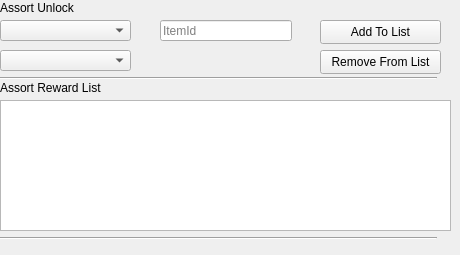
               <widget class="QWidget" name="tab_13">
                <attribute name="title">
                 <string>Success 2</string>
                </attribute>
                <widget class="QLineEdit" name="AssortTraderItemId">
                 <property name="geometry">
                  <rect>
                   <x>160</x>
                   <y>20</y>
                   <width>132</width>
                   <height>21</height>
                  </rect>
                 </property>
                 <property name="text">
                  <string/>
                 </property>
                 <property name="maxLength">
                  <number>24</number>
                 </property>
                 <property name="placeholderText">
                  <string>ItemId</string>
                 </property>
                 <property name="clearButtonEnabled">
                  <bool>true</bool>
                 </property>
                </widget>
                <widget class="QPushButton" name="AssortTraderUnlockRemoveFromList">
                 <property name="geometry">
                  <rect>
                   <x>320</x>
                   <y>50</y>
                   <width>121</width>
                   <height>24</height>
                  </rect>
                 </property>
                 <property name="text">
                  <string>Remove From List</string>
                 </property>
                </widget>
                <widget class="QComboBox" name="AssortTraderComboBox">
                 <property name="geometry">
                  <rect>
                   <x>0</x>
                   <y>20</y>
                   <width>131</width>
                   <height>21</height>
                  </rect>
                 </property>
                 <property name="editable">
                  <bool>false</bool>
                 </property>
                 <property name="placeholderText">
                  <string>Trader</string>
                 </property>
                 <property name="modelColumn">
                  <number>0</number>
                 </property>
                </widget>
                <widget class="QPushButton" name="AssortTraderUnlockAddToList">
                 <property name="geometry">
                  <rect>
                   <x>320</x>
                   <y>20</y>
                   <width>121</width>
                   <height>24</height>
                  </rect>
                 </property>
                 <property name="text">
                  <string>Add To List</string>
                 </property>
                </widget>
                <widget class="QLabel" name="label_14">
                 <property name="geometry">
                  <rect>
                   <x>0</x>
                   <y>80</y>
                   <width>111</width>
                   <height>16</height>
                  </rect>
                 </property>
                 <property name="text">
                  <string>Assort Reward List</string>
                 </property>
                </widget>
                <widget class="QListWidget" name="AssortTraderAssortUnlockWidget">
                 <property name="geometry">
                  <rect>
                   <x>0</x>
                   <y>100</y>
                   <width>451</width>
                   <height>131</height>
                  </rect>
                 </property>
                </widget>
                <widget class="Line" name="line_17">
                 <property name="geometry">
                  <rect>
                   <x>0</x>
                   <y>70</y>
                   <width>437</width>
                   <height>16</height>
                  </rect>
                 </property>
                 <property name="orientation">
                  <enum>Qt::Horizontal</enum>
                 </property>
                </widget>
                <widget class="QLabel" name="label_15">
                 <property name="geometry">
                  <rect>
                   <x>0</x>
                   <y>0</y>
                   <width>84</width>
                   <height>16</height>
                  </rect>
                 </property>
                 <property name="text">
                  <string>Assort Unlock</string>
                 </property>
                </widget>
                <widget class="Line" name="line_18">
                 <property name="geometry">
                  <rect>
                   <x>0</x>
                   <y>230</y>
                   <width>437</width>
                   <height>16</height>
                  </rect>
                 </property>
                 <property name="orientation">
                  <enum>Qt::Horizontal</enum>
                 </property>
                </widget>
                <widget class="QComboBox" name="AssortLoyaltyLevelComboBox">
                 <property name="geometry">
                  <rect>
                   <x>0</x>
                   <y>50</y>
                   <width>131</width>
                   <height>21</height>
                  </rect>
                 </property>
                 <property name="editable">
                  <bool>false</bool>
                 </property>
                 <property name="placeholderText">
                  <string>Loyalty level</string>
                 </property>
                 <property name="modelColumn">
                  <number>0</number>
                 </property>
                </widget>
               </widget>
